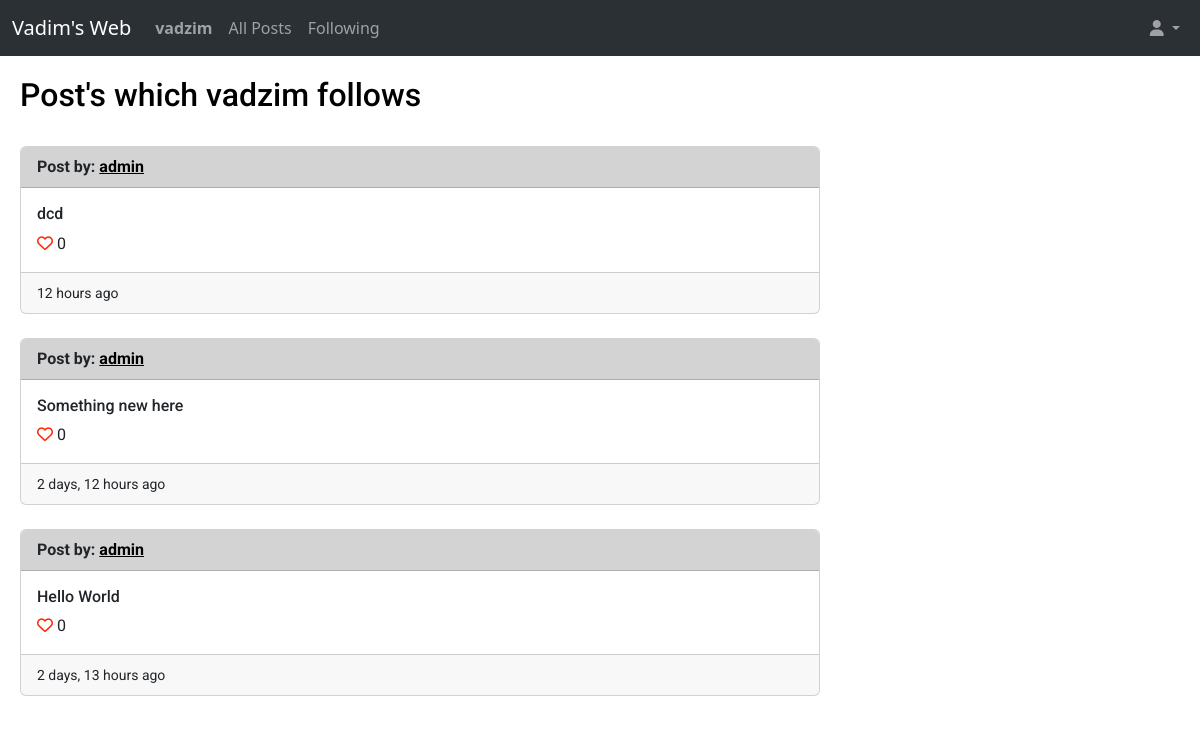
The page /myfollowing (signed in) on the database its author committed.
### web/models.py (models this page shows)
class User(AbstractUser):
    def __str__(self):
        return f"{self.username}"

class Post(models.Model):
    user = models.ForeignKey(User, on_delete=models.CASCADE, related_name='post_user')
    content = models.CharField(max_length=140)
    creation_date = models.DateTimeField(auto_now_add=True, blank=True)
    number_of_likes = models.IntegerField(default=0)
    comments = models.ManyToManyField('Comments', blank=True, related_name="comments")
    def __str__(self):
        return f'{self.user} write a post {self.content}'

### web/views.py (the view)
# urls.py: path("myfollowing", views.myfollowing, name="myfollowing")
def myfollowing(request):
    current_user = request.user
    followingpeople = Follow.objects.filter(follower=current_user)
    allposts = Post.objects.all().order_by('id').reverse()
    followingpost = []
    for post in allposts:
        print(1)
        print(post)
        print(1)
        for person in followingpeople:
            print(person)
            if person.followed == post.user:
                followingpost.append(post)
    return render(request, "web/myfollowing.html", {
            "allposts": followingpost,
            "current_user": current_user
        })

### web/models.py (called while the page is built)
    def __str__(self):
        return f'{self.follower} following {self.followed}'

### web/templates/web/myfollowing.html
{% extends "web/layout.html" %}
{% load humanize %}
{% block body %}
    <h2>Post's which {{ current_user }} follows</h2>
    <br>
    {% for post in allposts %}
        <div class="card" style="max-width: 50rem;">
            <div style="background-color:lightgray;" class="card-header">
                <strong>Post by: <a style="color: black;" href="{% url 'profileforuserid' post.user.id %}">{{ post.user }}</a></strong>
            </div>
            <div class="card-body">
                <h6 class="card-title">{{ post.content }}</h6>
                <a href="#"><i class="fa-regular fa-heart" style="color: #ff2600;"></i></a> {{ post.number_of_likes }}
            </div>
            <div class="card-footer">
                <small>{{ post.creation_date|naturaltime }}</small>
            </div>
        </div>
        <br>
    {% endfor %}
{% endblock %}

### web/templates/web/layout.html (shortened to what this page needs)
{% load static %}
<!DOCTYPE html>
<html lang="en">
<head>
    <link href="https://cdn.jsdelivr.net/npm/bootstrap@5.3.0-alpha3/dist/css/bootstrap.min.css" rel="stylesheet">
    <link href="{% static 'web/styles.css' %}" rel="stylesheet">
</head>
<body>
    <nav class="navbar bg-dark navbar-expand-lg bg-body-tertiary" data-bs-theme="dark">
        <div class="container-fluid">
          <div class="navbar-brand">Vadim's Web</div>
          <div class="collapse navbar-collapse" id="navbarSupportedContent">
            <ul class="navbar-nav me-auto mb-2 mb-lg-0">
                {% if user.is_authenticated %}
                    <li class="nav-item">
                        <a class="nav-link" href="{% url 'userprofile' %}"><strong>{{ user.username }}</strong></a>
                    </li>
                {% endif %}
                <li class="nav-item">
                    <a class="nav-link"  href="{% url 'index' %}">All Posts</a>
                </li>
                {% if user.is_authenticated %}
                    <li class="nav-item">
                        <a class="nav-link" href="{% url 'myfollowing' %}">Following</a>
                    </li>
                {% endif %}
            </ul>
            <ul class="navbar-nav ms-auto mb-2 mb-lg-0">
                <li class="nav-item dropdown">
                    <a class="nav-link dropdown-toggle" href="#" role="button" data-bs-toggle="dropdown" aria-expanded="false">
                        <i class="fa-solid fa-user"></i>
                    </a>
                  </li>
            </ul>
          </div>
        </div>
      </nav>
    <div class="body">
        {% block body %}
        {% endblock %}
    </div>
</body>
</html>

### web/static/web/styles.css (style rules this page uses)
html { font-size: 16px; }
.body { margin: 20px; font-family: 'Roboto', sans-serif; font-size: 16px; font-weight: 400; color: black; background-color: white; min-width: 320px; }

### rows shown on the page
User: username "vadzim"
Post: user "admin", content "dcd", number_of_likes "0", creation_date "12 hours ago"
Post: user "admin", content "Something new here", number_of_likes "0", creation_date "2 days, 12 hours ago"
Post: user "admin", content "Hello World", number_of_likes "0", creation_date "2 days, 13 hours ago"
